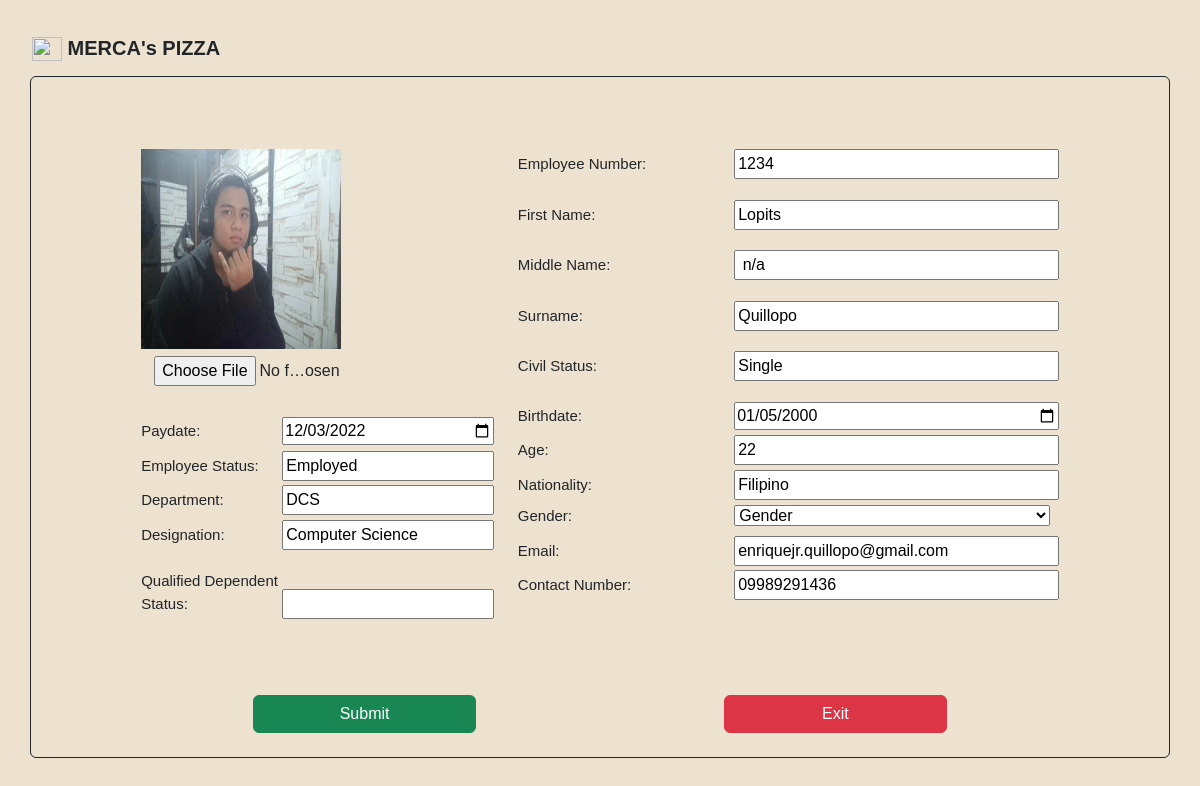
The app's page /employee_update.php?id=1 (signed in) with its own data.
### tables this page shows
CREATE TABLE `employee` (
  `id` int(11) NOT NULL,
  `employeenumber` varchar(255) NOT NULL,
  `employeename` varchar(255) NOT NULL,
  `gender` varchar(255) NOT NULL,
  `birthdate` date NOT NULL,
  `nationality` varchar(255) NOT NULL,
  `civilstatus` varchar(255) NOT NULL,
  `department` varchar(255) NOT NULL,
  `designation` varchar(255) NOT NULL,
  `employeestatus` varchar(255) NOT NULL,
  `picture` text NOT NULL,
  `contactnumber` varchar(255) NOT NULL,
  `email` varchar(255) NOT NULL,
  `age` varchar(20) NOT NULL,
  `paydate` date DEFAULT NULL,
  `dependent` varchar(255) DEFAULT NULL
);

### employee_update.php (the view, shortened to what this page needs)
<?php
include "config.php";
if($_SESSION['usertype']=="hr"){
if(isset($_GET['id'])){
    $id = trim($_GET['id'])-0;
    $sql = "SELECT * FROM employee WHERE id=$id";
    $run_query = mysqli_query($conn, $sql) or die(mysqli_error($conn));
    if (mysqli_num_rows($run_query) > 0){
    while ($row = mysqli_fetch_array($run_query)){
          $empnumber = $row['employeenumber'];
          $employeename = $row['employeename'];
          $employeenames = explode (" ", $employeename);
          $firstname = $employeenames[0];
          $middlename = $employeenames[1];
          $surname = $employeenames[2];
          $birthdate = $row['birthdate'];
          $nationality = $row['nationality'];
          $civilstatus = $row['civilstatus'];
          $department = $row['department'];
          $designation = $row['designation'];
          $employeestatus = $row['employeestatus'];
          $picture = $row['picture'];
          $number = $row['contactnumber'];
          $email = $row['email'];
          $age = $row['age'];
          $paydate = $row['paydate'];
          $dependent = $row['dependent'];
        }
      }
}
?>
<!DOCTYPE html>
<html lang="en">
<head>
    <link rel="stylesheet" href="https://cdn.jsdelivr.net/npm/bootstrap-icons@1.9.1/font/bootstrap-icons.css">
    <link rel="stylesheet" href="css/main.min.css">
    <link rel="stylesheet" href="css/webp2.css">
    </head>
<body style="background-image: url(bg.webp);
no-repeat center center fixed;
  -webkit-background-size: cover;
  -moz-background-size: cover;
  -o-background-size: cover;
  background-size: cover;">
<nav class="navbar navbar-expand-md navbar-light">
        <div class="container-xxl">
            <a href="dashboard.php" class="navbar-brand">
                <img src="logo.png" alt="" width="30" height="24" class="d-inline-block align-text-top">
                <span class="fw-bold text-dark">MERCA's PIZZA</span>
            </a>
        </div>
    </nav>
<section id="form">
<div class="container-sm form-group border p-3  justify-content-center border-dark rounded" id="empdetailscontainer" style="background-color: #EDE1CF;">
            <div class="row my-2 gy-5 gx-10 justify-content-center" id="empdetails2">
                <div class="col-lg-4 d-flex justify-content-center" id="empdetails5">
                    <form action="employee_update.php?id=<?php echo($id) ?>" method="POST" enctype="multipart/form-data">
                        <img src="emp_pics/<?php echo $picture;?>" alt="Photo" id="emppic">
                        <input type="file" id="picture" value="<?php echo $picture;?>" name="picture" class="btn" >
                <div class="row">
                  <div class="col-lg-12" id="empdetails8">
                      <br><label class="form-label">Paydate:</label><input type="date"  id="paydate" name="paydate" value="<?php echo($paydate) ?>" required>
                    <label class="form-label">Employee Status: </label><input type="text"  id="empstatus" name="empstatus" value="<?php echo($employeestatus) ?>" required>
                    <label class="form-label">Department: </label><input type="text"  id="department" name="department" value="<?php echo($department) ?>" required>
                    <label class="form-label"><p>Designation:</p></label><input type="text"  id="designation" name="designation" value="<?php echo($designation) ?>" required>
                    <label class="form-label"><p>Qualified Dependent Status:</p></label><input type="text"  id="dependent" name="dependent" value="<?php echo($dependent) ?>" required>
                  </div>
                </div>
            </div>
                <div class="col-lg-6" id="empdetails3">
                        <label class="form-label"><p>Employee Number:</p></label><input type="text"  id="empnumber" name="empnumber" value="<?php echo($empnumber) ?>" required>
                        <label class="form-label"><p>First Name:</p></label><input type="text"  id="firstname" name="firstname" value="<?php echo($firstname) ?>" required>
                        <label class="form-label"><p>Middle Name:</p></label><input type="text"  id="middlename" name="middlename" value="<?php echo($middlename) ?>" >
                        <label class="form-label"><p>Surname:</p></label><input type="text" id="surname"  name="surname" value="<?php echo($surname) ?>" required>
                        <label class="form-label"><p>Civil Status:</p></label><input type="text"  id="civilstatus" name="civilstatus" value="<?php echo($civilstatus) ?>" required>
                        <label class="form-label">Birthdate:</label><input type="date"  id="birth_date" name="birthdate" value="<?php echo($birthdate) ?>" required>
                        <label class="form-label">Age:</label><input type="text" id="calculated_age" name="age" onmouseover="calculate_age()" value="<?php echo($age) ?>" required readonly>
                        <label class="form-label">Nationality:</label><input type="text" id="nationality" value="<?php echo($nationality) ?>" name="nationality"  required >
                        <label class="form-label">Gender:</label><select class="col-lg-7" aria-label="Default select example" name="gender" id="gender">
                        <option selected class="form-">Gender</option>
                        </select>
                    <label class="form-label">Email: </label><input type="email"  id="empstatus" name="email" value="<?php echo($email) ?>" required>
                    <label class="form-label">Contact Number:</label><input type="text"  id="number" name="number" value="<?php echo($number) ?>" required>
                </div>
            </div>
            <div class="row my-2 gy-5 gx-10 justify-content-center" id="empdetails2">
                <div class="col-lg-5 d-flex justify-content-center" id="empdetails5">
                    <button type="submit" name="submit" class="btn btn-success col-lg-6">Submit</button>
                </div>
                <div class="col-lg-5 d-flex justify-content-center" id="empdetails5">
                    <a href="employee_list.php" class="btn btn-danger col-lg-6">Exit</a>
                </div>
            </div>
        </section>
</body>
</html>
<?php }
else{
  echo '<script>alert("Unauthorized Web Access")</script>';
  echo '<script>window.location.href="login_page.php"</script>';
}
?>

### css/webp2.css (style rules this page uses)
body { background-color: #EDE1CF; font-family: sans-serif; padding: 20px; }
#emppic { text-align: center; width: 200px; height: 200px; }
#empdetails5 input { text-align: center; width: 100%; }
#empdetails3 label, #empdetails4 label,#empdetails5 label,#empdetails6 label, #empdetails7 label, #empdetails8 label, #empdetails9 label { text-align: left; font-size: 15px; width: 40%; }
#empdetails3 input, #empdetails4 input,#empdetails5 input,#empdetails6 input, #empdetails7 input, #empdetails8 input, #empdetails9 input { text-align: left; width: 60%; }

### records on screen
employee: picture (picture), paydate "12/03/2022", empstatus "Employed", department "DCS", designation "Computer Science", empnumber "1234", firstname "Lopits", middlename "n/a", surname "Quillopo", civilstatus "Single", birthdate "01/05/2000", age "22", nationality "Filipino", email "enriquejr.quillopo@gmail.com", number "09989291436"
